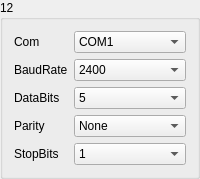
       <widget class="QGroupBox" name="gBoxMeter_12">
        <property name="title">
         <string>12</string>
        </property>
        <layout class="QGridLayout" name="gridLayout_16">
         <item row="0" column="0">
          <widget class="QLabel" name="label_78">
           <property name="sizePolicy">
            <sizepolicy hsizetype="Fixed" vsizetype="Preferred">
             <horstretch>0</horstretch>
             <verstretch>0</verstretch>
            </sizepolicy>
           </property>
           <property name="text">
            <string>Com</string>
           </property>
          </widget>
         </item>
         <item row="0" column="1">
          <widget class="QComboBox" name="comboMeterSerialNum_12">
           <item>
            <property name="text">
             <string>COM1</string>
            </property>
           </item>
           <item>
            <property name="text">
             <string>COM2</string>
            </property>
           </item>
           <item>
            <property name="text">
             <string>COM3</string>
            </property>
           </item>
           <item>
            <property name="text">
             <string>COM4</string>
            </property>
           </item>
           <item>
            <property name="text">
             <string>COM5</string>
            </property>
           </item>
           <item>
            <property name="text">
             <string>COM6</string>
            </property>
           </item>
           <item>
            <property name="text">
             <string>COM7</string>
            </property>
           </item>
           <item>
            <property name="text">
             <string>COM8</string>
            </property>
           </item>
           <item>
            <property name="text">
             <string>COM9</string>
            </property>
           </item>
           <item>
            <property name="text">
             <string>COM10</string>
            </property>
           </item>
           <item>
            <property name="text">
             <string>COM11</string>
            </property>
           </item>
           <item>
            <property name="text">
             <string>COM12</string>
            </property>
           </item>
           <item>
            <property name="text">
             <string>COM13</string>
            </property>
           </item>
           <item>
            <property name="text">
             <string>COM14</string>
            </property>
           </item>
           <item>
            <property name="text">
             <string>COM15</string>
            </property>
           </item>
           <item>
            <property name="text">
             <string>COM16</string>
            </property>
           </item>
           <item>
            <property name="text">
             <string>COM17</string>
            </property>
           </item>
           <item>
            <property name="text">
             <string>COM18</string>
            </property>
           </item>
           <item>
            <property name="text">
             <string>COM19</string>
            </property>
           </item>
           <item>
            <property name="text">
             <string>COM20</string>
            </property>
           </item>
          </widget>
         </item>
         <item row="1" column="0">
          <widget class="QLabel" name="label_79">
           <property name="text">
            <string>BaudRate</string>
           </property>
          </widget>
         </item>
         <item row="1" column="1">
          <widget class="QComboBox" name="comboMeterBaudRate_12">
           <item>
            <property name="text">
             <string>2400</string>
            </property>
           </item>
           <item>
            <property name="text">
             <string>4800</string>
            </property>
           </item>
           <item>
            <property name="text">
             <string>9600</string>
            </property>
           </item>
           <item>
            <property name="text">
             <string>14400</string>
            </property>
           </item>
           <item>
            <property name="text">
             <string>19200</string>
            </property>
           </item>
           <item>
            <property name="text">
             <string>38400</string>
            </property>
           </item>
           <item>
            <property name="text">
             <string>56000</string>
            </property>
           </item>
          </widget>
         </item>
         <item row="2" column="0">
          <widget class="QLabel" name="label_80">
           <property name="text">
            <string>DataBits</string>
           </property>
          </widget>
         </item>
         <item row="2" column="1">
          <widget class="QComboBox" name="comboMeterBits_12">
           <item>
            <property name="text">
             <string>5</string>
            </property>
           </item>
           <item>
            <property name="text">
             <string>6</string>
            </property>
           </item>
           <item>
            <property name="text">
             <string>7</string>
            </property>
           </item>
           <item>
            <property name="text">
             <string>8</string>
            </property>
           </item>
          </widget>
         </item>
         <item row="3" column="0">
          <widget class="QLabel" name="label_81">
           <property name="text">
            <string>Parity</string>
           </property>
          </widget>
         </item>
         <item row="3" column="1">
          <widget class="QComboBox" name="comboMeterChkBit_12">
           <item>
            <property name="text">
             <string>None</string>
            </property>
           </item>
           <item>
            <property name="text">
             <string>Odd</string>
            </property>
           </item>
           <item>
            <property name="text">
             <string>Even</string>
            </property>
           </item>
          </widget>
         </item>
         <item row="4" column="0">
          <widget class="QLabel" name="label_82">
           <property name="text">
            <string>StopBits</string>
           </property>
          </widget>
         </item>
         <item row="4" column="1">
          <widget class="QComboBox" name="comboMeterEndBit_12">
           <item>
            <property name="text">
             <string>1</string>
            </property>
           </item>
           <item>
            <property name="text">
             <string>1.5</string>
            </property>
           </item>
           <item>
            <property name="text">
             <string>2</string>
            </property>
           </item>
          </widget>
         </item>
        </layout>
       </widget>
